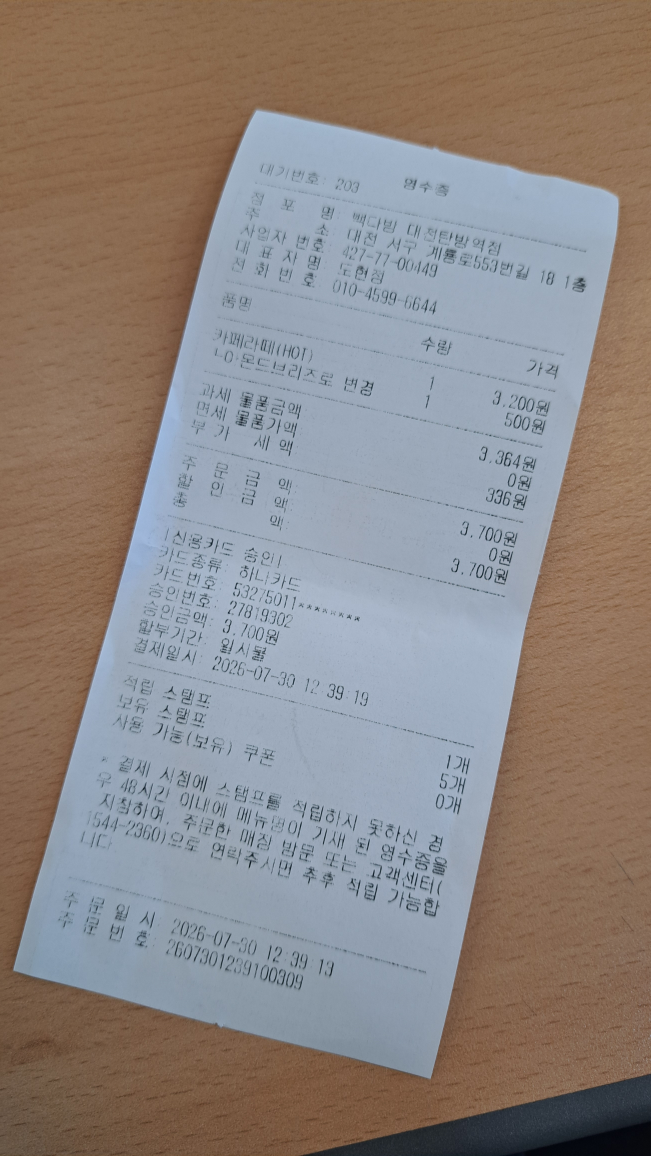
#> input picture app/evaluation/images/receipt_001.jpg, 2604 x 4624 px (shown at 1/4 size); its folder holds only this picture in this run
$ python -i pipeline.py   (imports and definitions only)
#> lines starting #> are read from the running program, lines starting #| are printed output that depends on the picture; after the words box and inside, x2 and y2 are one past the last pixel; in counts of white or black regions, pixels touching at a corner belong together
#> further down, picture is the input picture: shape (4624, 2604, 3); mean B, G, R 129.1, 132.5, 140.7
# 영수증 OCR 자동 정산 파이프라인 (로컬 VSCode 실행용)

import datetime
import re
from statistics import median

import cv2
import numpy as np

from app.ocr.image_preprocessing import preprocess_receipt


# ------------------------------------------------------------------
# 0. 공통 유틸
# ------------------------------------------------------------------
# [23 lines left out: function setup_korean_font, not called in this run]


# ------------------------------------------------------------------
# 1. 텍스트 추출 (PaddleOCR)
# ------------------------------------------------------------------
def enhance_receipt_image(original_img: np.ndarray) -> np.ndarray:
    # 영수증 인식률을 높이기 위한 전처리 파이프라인
    h, w = original_img.shape[:2]
#> h = 4624; w = 2604

    # 1) 글자가 너무 작으면(가로 1800px 미만) 업스케일 - 점들 사이 여유를 더 줌
    if w < 1800:
        scale = 1800 / w
        original_img = cv2.resize(
            original_img, None, fx=scale, fy=scale, interpolation=cv2.INTER_CUBIC
        )

    # 2) 그레이스케일
    gray = cv2.cvtColor(original_img, cv2.COLOR_BGR2GRAY)
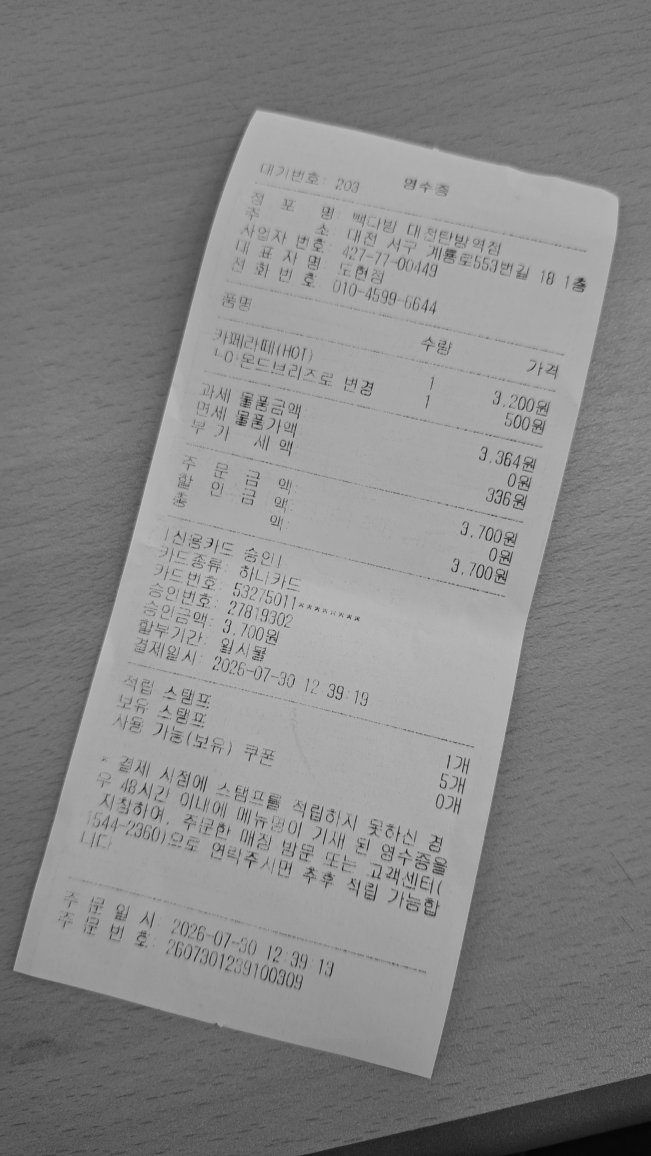
#> gray: shape (4624, 2604) (shown at 1/4 size); min 1, max 204, mean 134.6

    # 3) 노이즈 제거 (감열지 특유의 잡티 완화, 너무 세게 하면 점이 지워지므로 약하게)
    denoised = cv2.fastNlMeansDenoising(gray, h=7)

    # 4) 대비 향상 (CLAHE: 지역별 히스토그램 평활화 - 그림자/불균일 조명에 강함)
    clahe = cv2.createCLAHE(clipLimit=2.0, tileGridSize=(8, 8))
    contrasted = clahe.apply(denoised)
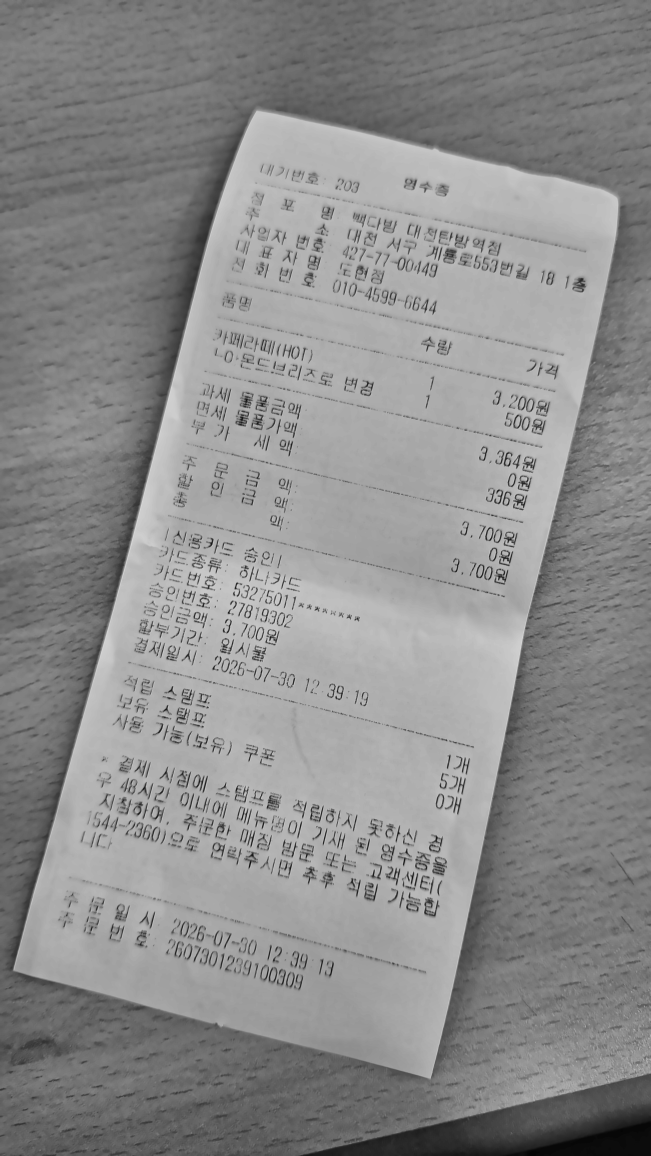
#> contrasted: shape (4624, 2604) (shown at 1/4 size); min 4, max 219, mean 139.9

    # 5) 모폴로지 Closing: 닷매트릭스 특유의 점 간격을 메꿔서 획을 연결
    #    커널을 너무 크게 하면 글자끼리 뭉치니 작게(2~3) 유지
    kernel = cv2.getStructuringElement(cv2.MORPH_ELLIPSE, (2, 2))
    closed = cv2.morphologyEx(contrasted, cv2.MORPH_CLOSE, kernel, iterations=1)

    # 6) Otsu 전역 이진화 (영수증 배경이 균일한 흰색이라 블록 단위 적응형보다 안전)
    _, binary = cv2.threshold(closed, 0, 255, cv2.THRESH_BINARY + cv2.THRESH_OTSU)
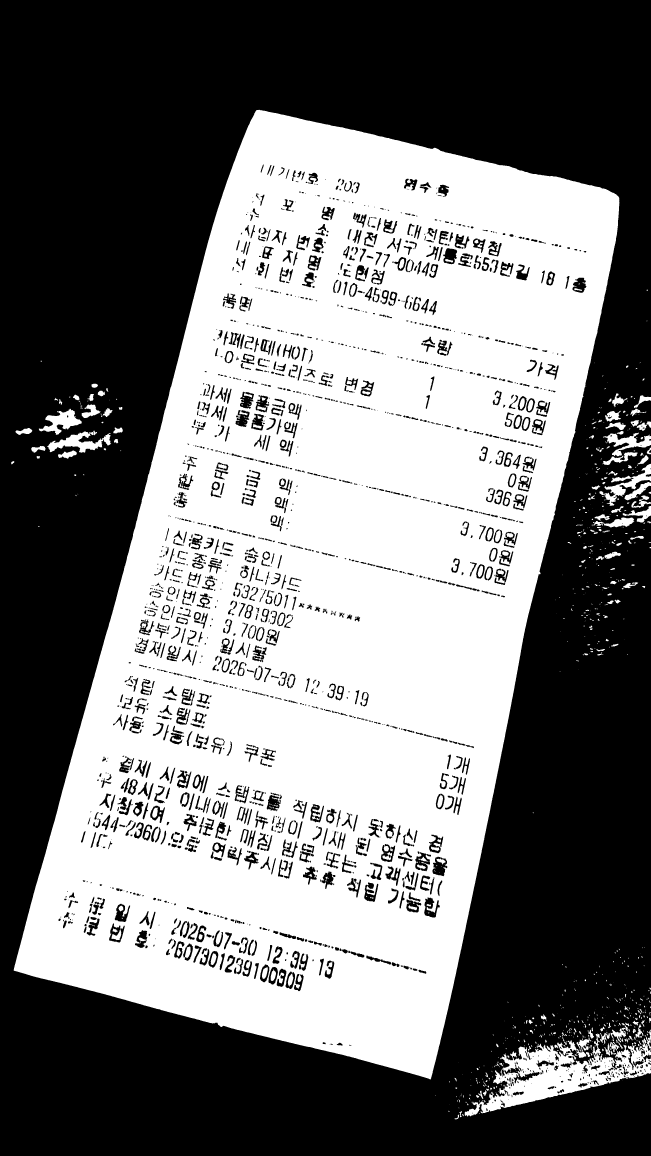
#> binary: shape (4624, 2604) (shown at 1/4 size); 46.9% white; 859 white regions (467 under 20 px), largest, box (x1, y1, x2, y2) and area: (55, 439, 2478, 4318) 5440114, (1859, 4133, 2604, 4466) 86342, (189, 1723, 445, 1811) 9255

    # PaddleOCR도 3채널 입력을 기대하므로 다시 BGR로 변환
    return cv2.cvtColor(binary, cv2.COLOR_GRAY2BGR)


# [86 lines left out: functions enhance_receipt_image_light, _bbox_to_xyxy, _iou, merge_ocr_results, run_paddle_ocr, not called in this run]


# PaddleOCR 엔진은 생성(모델 로딩) 비용이 커서, 요청마다 새로 만들지 않고
# 프로세스 안에서 한 번만 만들어 재사용한다 (모듈 레벨 캐시).
_OCR_ENGINE = None


# [24 lines left out: functions _get_ocr_engine, preprocess_and_ocr, not called in this run]


# ------------------------------------------------------------------
# 2. 좌표 기반 품목(items) 및 상호명(storeName) 추출
# ------------------------------------------------------------------

# 이 키워드가 포함된 행(row)은 품목이 아니라 헤더/합계/결제 정보 등이므로
# 품목 추출 대상에서 제외한다.
NON_ITEM_ROW_KEYWORDS = [
    "합계", "총매출", "총액", "총구매", "구매액", "구매억",
    "실결제", "실결금", "내실금", "부가", "부가세", "세액", "공급가액",
    "면세", "면세금액", "면세물품가액", "과세", "과세금액", "과세물품가액",
    "물품가액", "물품금액",
    "결제금액", "받은금액", "거스름", "카드", "승인", "영수증",
    "사업자", "대표", "전화", "주소", "제품명", "상품명", "품목",
    "등록", "pos", "tel", "전화번호", "매장번호", "점포번호", "계산원", "캐셔",
    "수량", "단가", "금액", "할인", "청구", "포인트",
]

DISCOUNT_KEYWORDS = [
    "할인", "행사할인", "즉시할인", "회원할인", "카드할인", "쿠폰",
    "에누리", "프로모션", "discount", "d/c", "dc",
]

# 이 문구들은 영수증의 품목 목록이 끝나고 세금/결제 요약 영역이 시작됐음을 뜻한다.
# 한 번 나타나면 이후 행은 개별 상품이나 상품 할인으로 해석하지 않는다.
ITEM_SECTION_END_KEYWORDS = [
    "물품가액", "물품금액", "면세", "면세물품", "면세물품가액",
    "과세물품", "과세물품가액", "과세금액",
    # 합계 영역 라벨과 실제 OCR에서 반복 관찰된 오인식 형태
    "총구매", "총구매액", "구매액", "구매억", "충구매억",
    "실결제", "실결제금액", "실결금액", "내실금액", "내실금백",
]

_DISCOUNT_MARKERS = "-−–△▲"

NON_DISCOUNT_ROW_KEYWORDS = [
    "등록", "pos", "tel", "전화", "전화번호", "주소", "사업자", "대표",
    "매장번호", "점포번호", "영수증번호", "승인번호", "계산원", "캐셔",
]

# 행 안에서 "품목명"으로 볼 수 있는 토큰 판별 - 숫자만 있거나 너무 짧으면 품목명 아님
_ITEM_NAME_MIN_LEN = 2


# [318 lines left out: functions _normalize_row_label, is_non_item_row, is_item_section_end_row, _bbox_metrics, cluster_rows, extract_store_name and 3 more, not called in this run]


# ------------------------------------------------------------------
# 3. 추출 데이터 구조화 (정규식 기반 NLP 파서)
# ------------------------------------------------------------------

# 문서 유형별 판별 키워드.
# 위에서 아래 순서로 검사하며, 더 구체적인/배타적인 유형을 먼저 배치했다.
# (예: "세금계산서"는 "영수증"이라는 단어도 같이 포함하는 경우가 있어서
#  일반 영수증보다 먼저 검사해야 오분류를 막을 수 있음)
DOC_TYPE_KEYWORDS = [
    ("TAX_INVOICE", ["세금계산서", "공급받는자", "공급자등록번호"]),
    ("TRANSACTION_STATEMENT", ["거래명세서", "거래명세표"]),
    ("DELIVERY_SETTLEMENT", ["배달의민족", "쿠팡이츠", "요기요", "배달정산", "정산내역서"]),
    ("BANK_TRANSFER", ["이체확인증", "계좌이체", "출금계좌", "입금계좌"]),
    ("ONLINE_ORDER", ["주문번호", "주문상세", "온라인주문", "주문서"]),
    ("CARD_SALES_SLIP", ["카드매출전표", "매출전표"]),
    ("SIMPLE_RECEIPT", ["간이영수증"]),
    ("RECEIPT", ["영수증", "결제기번호", "승인번호"]),  # 가장 일반적인 유형이라 마지막에 검사
]


# [9 lines left out: function classify_document_type, not called in this run]


# 결제수단 판별 키워드. 위에서 아래로 갈수록 "더 일반적인(구체성이 낮은)" 표현이라,
# 구체적인 수단(간편결제 브랜드 등)이 먼저 매칭되면 이후 일반적인 "카드"에 덮어써지지 않도록
# _detect_payment_method에서 우선순위를 관리한다.
PAYMENT_METHOD_KEYWORDS = [
    ("카카오페이", ["카카오페이", "카카오결제", "가가오결제", "가가오페이"]),
    ("삼성페이", ["삼성페이"]),
    ("네이버페이", ["네이버페이"]),
    ("제로페이", ["제로페이"]),
    ("카드", ["카드", "일시불", "할부"]),  # 구체적 브랜드가 안 잡히면 일반 카드 결제로 처리
    ("현금", ["현금영수증", "현금결제"]),
]

# 위 목록에서 "카드"보다 구체적인(우선순위가 높은) 결제수단 이름 집합.
# 한 번 이 중 하나로 확정되면, 이후 텍스트에서 "카드"라는 일반 단어가 나와도 덮어쓰지 않는다.
_SPECIFIC_PAYMENT_METHODS = {"카카오페이", "삼성페이", "네이버페이", "제로페이"}


# [8 lines left out: function _detect_payment_method, not called in this run]


# "라벨 텍스트" 바로 다음(또는 몇 칸 이내)에 나오는 숫자를 그 라벨의 값으로 보는 방식.
# PaddleOCR 결과가 대체로 읽는 순서(위→아래, 좌→우)로 반환되기 때문에,
# "과세금액" 다음에 "9,091"이 나오는 식의 인접 패턴이 실제로 잘 맞는다.
# (진짜 좌표 기반 매칭은 이후 items[] 추출 작업 때 더 정교하게 구현 예정)
LABEL_FIELD_MAP = {
    "supplyAmount": ["공급가액", "과세금액"],
    "vat": ["부가세", "부가가치세"],
    "taxFreeAmount": ["면세금액"],
    "totalAmount": [
        "합계금액", "총매출액", "총구매액", "총구매억", "충구매억",
        "실결제금액", "실결금액", "내실금액", "내실금백",
        "결제금액", "요금총액", "총액",
    ],
}

# 라벨 다음에 오는 값은 "9,091"처럼 콤마가 있을 수도, "909"처럼 없을 수도 있어서
# 콤마 유무 상관없이 순수 숫자 토큰만 매칭한다.
_ADJACENT_NUMBER_PATTERN = re.compile(r"^\d{1,3}(?:,\d{3})*$")


# [74 lines left out: functions _find_adjacent_amount, native_nlp_parser, not called in this run]


# ------------------------------------------------------------------
# 3. 데이터 검증 및 가계부 반영
# ------------------------------------------------------------------
CATEGORY_MAP = {
    "식재료비": ["돼지고기", "양파", "소스", "쌀", "야채", "고기", "원두", "생두", "커피", "우유", "시럽", "밀가루"],
    "포장재비": ["포장", "용기", "비닐봉투", "박스", "테이프", "테이크아웃컵", "냅킨", "컵"],
    "소모품비": ["세제", "수세미", "휴지", "행주"],
    "공과금": ["전기요금", "수도요금", "전기", "수도", "가스요금"],
    "광고비": ["광고", "마케팅", "SNS"],
    "유지비": ["점검", "수리", "머신", "정비"],
    "여비교통비": ["택시", "카카오결제", "운임", "주차"],
}


# [71 lines left out: function validate_and_reflect, not called in this run]


# ------------------------------------------------------------------
# 참고: 이 파일 자체의 CLI(main())는 더 이상 사용하지 않습니다.
# 실제 실행 진입점은 run_full_pipeline.py 입니다.
# (OCR -> CSV 저장 -> 가계부/원가분석까지 한 번에 잇는 스크립트)
# 이 파일은 이제 그 파이프라인이 가져다 쓰는 "함수 라이브러리" 역할만 합니다.
# ------------------------------------------------------------------

>>> import cv2
>>> picture = cv2.imread('../evaluation/images/receipt_001.jpg')
>>> result = enhance_receipt_image(picture)
